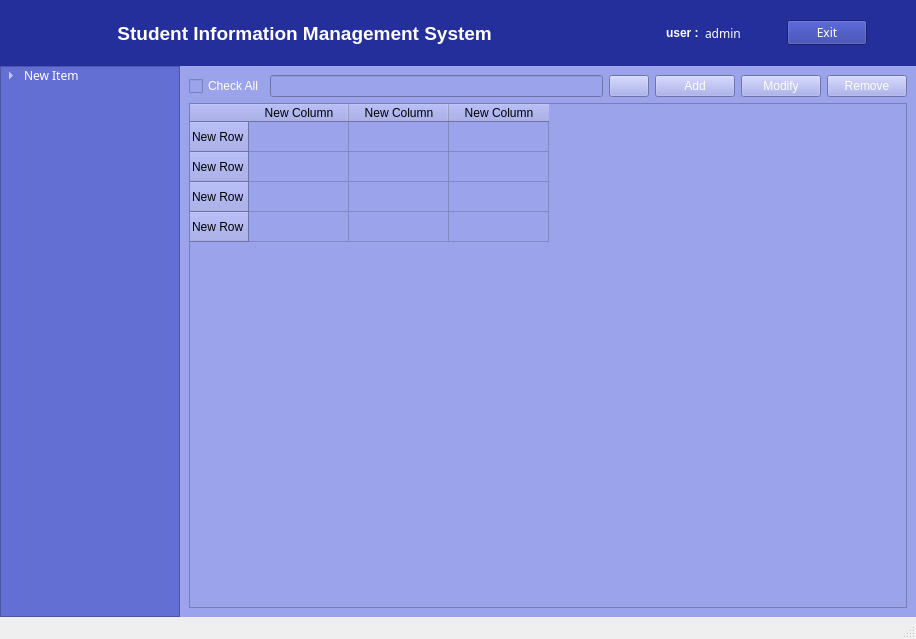
<?xml version="1.0" encoding="UTF-8"?>
<ui version="4.0">
 <class>MainWindow</class>
 <widget class="QMainWindow" name="MainWindow">
  <property name="geometry">
   <rect>
    <x>0</x>
    <y>0</y>
    <width>916</width>
    <height>639</height>
   </rect>
  </property>
  <property name="minimumSize">
   <size>
    <width>800</width>
    <height>480</height>
   </size>
  </property>
  <property name="font">
   <font>
    <family>Fira Code</family>
   </font>
  </property>
  <property name="windowTitle">
   <string>StudentInfoManager</string>
  </property>
  <property name="windowIcon">
   <iconset resource="res.qrc">
    <normaloff>:/logo.ico</normaloff>:/logo.ico</iconset>
  </property>
  <property name="toolTip">
   <string> Student Information Management System</string>
  </property>
  <widget class="QWidget" name="Body">
   <property name="styleSheet">
    <string notr="true"/>
   </property>
   <layout class="QGridLayout" name="gridLayout_3">
    <property name="leftMargin">
     <number>0</number>
    </property>
    <property name="topMargin">
     <number>0</number>
    </property>
    <property name="rightMargin">
     <number>0</number>
    </property>
    <property name="bottomMargin">
     <number>0</number>
    </property>
    <property name="spacing">
     <number>0</number>
    </property>
    <item row="1" column="0">
     <widget class="QTreeWidget" name="tree_leftTreePanel">
      <property name="maximumSize">
       <size>
        <width>180</width>
        <height>16777215</height>
       </size>
      </property>
      <property name="styleSheet">
       <string notr="true">background-color: #646FD4;
color: white;</string>
      </property>
      <attribute name="headerVisible">
       <bool>false</bool>
      </attribute>
      <column>
       <property name="text">
        <string>Page</string>
       </property>
      </column>
      <item>
       <property name="text">
        <string>New Item</string>
       </property>
       <item>
        <property name="text">
         <string>New Subitem</string>
        </property>
       </item>
       <item>
        <property name="text">
         <string>New Subitem</string>
        </property>
       </item>
      </item>
     </widget>
    </item>
    <item row="0" column="0" colspan="2">
     <widget class="QWidget" name="TopView" native="true">
      <property name="styleSheet">
       <string notr="true">background-color: #242F9B;
color: white;</string>
      </property>
      <layout class="QGridLayout" name="gridLayout_2">
       <property name="leftMargin">
        <number>0</number>
       </property>
       <property name="topMargin">
        <number>0</number>
       </property>
       <property name="rightMargin">
        <number>0</number>
       </property>
       <property name="bottomMargin">
        <number>0</number>
       </property>
       <property name="spacing">
        <number>0</number>
       </property>
       <item row="0" column="0">
        <spacer name="horizontalSpacer">
         <property name="orientation">
          <enum>Qt::Horizontal</enum>
         </property>
         <property name="sizeHint" stdset="0">
          <size>
           <width>104</width>
           <height>20</height>
          </size>
         </property>
        </spacer>
       </item>
       <item row="0" column="2">
        <spacer name="horizontalSpacer_2">
         <property name="orientation">
          <enum>Qt::Horizontal</enum>
         </property>
         <property name="sizeHint" stdset="0">
          <size>
           <width>40</width>
           <height>20</height>
          </size>
         </property>
        </spacer>
       </item>
       <item row="0" column="1">
        <widget class="QLabel" name="label">
         <property name="font">
          <font>
           <pointsize>14</pointsize>
           <bold>true</bold>
          </font>
         </property>
         <property name="text">
          <string> Student Information Management System</string>
         </property>
         <property name="alignment">
          <set>Qt::AlignCenter</set>
         </property>
        </widget>
       </item>
       <item row="0" column="3">
        <widget class="QWidget" name="widget_2" native="true">
         <layout class="QGridLayout" name="gridLayout">
          <item row="0" column="4">
           <widget class="QPushButton" name="btn_exit">
            <property name="text">
             <string>Exit</string>
            </property>
           </widget>
          </item>
          <item row="0" column="2">
           <widget class="QLabel" name="label_3">
            <property name="text">
             <string>admin</string>
            </property>
           </widget>
          </item>
          <item row="0" column="3">
           <spacer name="horizontalSpacer_4">
            <property name="orientation">
             <enum>Qt::Horizontal</enum>
            </property>
            <property name="sizeType">
             <enum>QSizePolicy::Minimum</enum>
            </property>
            <property name="sizeHint" stdset="0">
             <size>
              <width>40</width>
              <height>20</height>
             </size>
            </property>
           </spacer>
          </item>
          <item row="0" column="1">
           <widget class="QLabel" name="label_4">
            <property name="font">
             <font>
              <bold>true</bold>
             </font>
            </property>
            <property name="text">
             <string>user :</string>
            </property>
           </widget>
          </item>
          <item row="0" column="0">
           <widget class="QLabel" name="label_2">
            <property name="minimumSize">
             <size>
              <width>48</width>
              <height>48</height>
             </size>
            </property>
            <property name="maximumSize">
             <size>
              <width>48</width>
              <height>48</height>
             </size>
            </property>
            <property name="styleSheet">
             <string notr="true"/>
            </property>
            <property name="text">
             <string/>
            </property>
            <property name="pixmap">
             <pixmap resource="res.qrc">:/user.png</pixmap>
            </property>
            <property name="scaledContents">
             <bool>true</bool>
            </property>
           </widget>
          </item>
         </layout>
        </widget>
       </item>
       <item row="0" column="4">
        <spacer name="horizontalSpacer_3">
         <property name="orientation">
          <enum>Qt::Horizontal</enum>
         </property>
         <property name="sizeType">
          <enum>QSizePolicy::Minimum</enum>
         </property>
         <property name="sizeHint" stdset="0">
          <size>
           <width>40</width>
           <height>20</height>
          </size>
         </property>
        </spacer>
       </item>
      </layout>
     </widget>
    </item>
    <item row="1" column="1">
     <widget class="QStackedWidget" name="stackedWidget">
      <property name="styleSheet">
       <string notr="true">background-color: #9BA3EB;
color: white;</string>
      </property>
      <widget class="QWidget" name="page">
       <layout class="QGridLayout" name="gridLayout_4">
        <item row="0" column="0">
         <widget class="QCheckBox" name="checkBox">
          <property name="text">
           <string>Check All</string>
          </property>
         </widget>
        </item>
        <item row="0" column="1">
         <widget class="QLineEdit" name="lineEdit"/>
        </item>
        <item row="0" column="2">
         <widget class="QPushButton" name="pushButton">
          <property name="text">
           <string/>
          </property>
          <property name="icon">
           <iconset resource="res.qrc">
            <normaloff>:/search_white_48px.png</normaloff>:/search_white_48px.png</iconset>
          </property>
          <property name="iconSize">
           <size>
            <width>18</width>
            <height>18</height>
           </size>
          </property>
         </widget>
        </item>
        <item row="0" column="3">
         <widget class="QPushButton" name="pushButton_2">
          <property name="text">
           <string>Add</string>
          </property>
          <property name="icon">
           <iconset resource="res.qrc">
            <normaloff>:/add_white_48px.png</normaloff>:/add_white_48px.png</iconset>
          </property>
         </widget>
        </item>
        <item row="0" column="4">
         <widget class="QPushButton" name="pushButton_3">
          <property name="text">
           <string>Modify</string>
          </property>
          <property name="icon">
           <iconset resource="res.qrc">
            <normaloff>:/modify_white_48px.png</normaloff>:/modify_white_48px.png</iconset>
          </property>
         </widget>
        </item>
        <item row="0" column="5">
         <widget class="QPushButton" name="pushButton_4">
          <property name="text">
           <string>Remove</string>
          </property>
          <property name="icon">
           <iconset resource="res.qrc">
            <normaloff>:/remove_white_48px.png</normaloff>:/remove_white_48px.png</iconset>
          </property>
         </widget>
        </item>
        <item row="1" column="0" colspan="6">
         <widget class="QTableWidget" name="tableWidget">
          <property name="styleSheet">
           <string notr="true">color: rgb(0, 0, 0);</string>
          </property>
          <property name="gridStyle">
           <enum>Qt::SolidLine</enum>
          </property>
          <property name="sortingEnabled">
           <bool>false</bool>
          </property>
          <row>
           <property name="text">
            <string>New Row</string>
           </property>
          </row>
          <row>
           <property name="text">
            <string>New Row</string>
           </property>
          </row>
          <row>
           <property name="text">
            <string>New Row</string>
           </property>
          </row>
          <row>
           <property name="text">
            <string>New Row</string>
           </property>
          </row>
          <column>
           <property name="text">
            <string>New Column</string>
           </property>
          </column>
          <column>
           <property name="text">
            <string>New Column</string>
           </property>
          </column>
          <column>
           <property name="text">
            <string>New Column</string>
           </property>
          </column>
          <item row="0" column="0">
           <property name="text">
            <string/>
           </property>
          </item>
         </widget>
        </item>
       </layout>
      </widget>
      <widget class="QWidget" name="page_2"/>
     </widget>
    </item>
   </layout>
  </widget>
  <widget class="QMenuBar" name="menubar">
   <property name="geometry">
    <rect>
     <x>0</x>
     <y>0</y>
     <width>916</width>
     <height>20</height>
    </rect>
   </property>
  </widget>
  <widget class="QStatusBar" name="statusbar"/>
 </widget>
 <resources>
  <include location="res.qrc"/>
 </resources>
 <connections/>
</ui>
